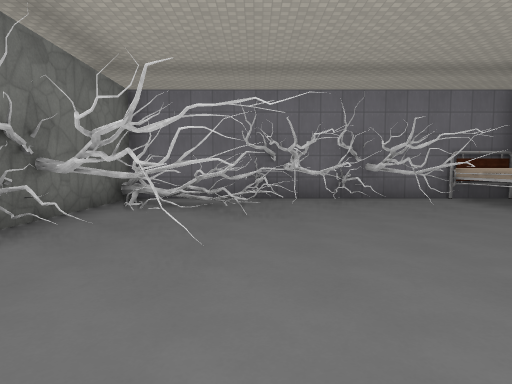
view 1 (above)

21 first-person views from a walk through a level from a Godot 3-D game. The camera is 1.4 m above the floor, tilts 4° down and sees 75° across. The floor is counted in squares, 2 m on a side. Each view is taken from the middle of a square. On the plan, view 1 faces up. The plan holds only what a view shows up to about 10 squares ahead; the rest is blank. The place goes on beyond the plan. Characters and animated objects are not drawn. Some surface patterns are stand-ins.

view 2
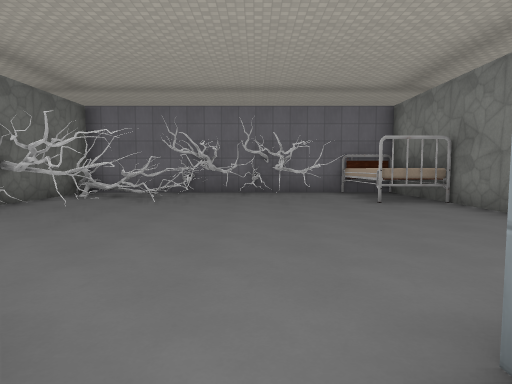

view 3
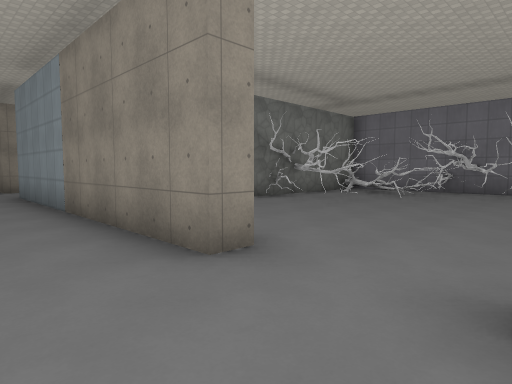

view 4
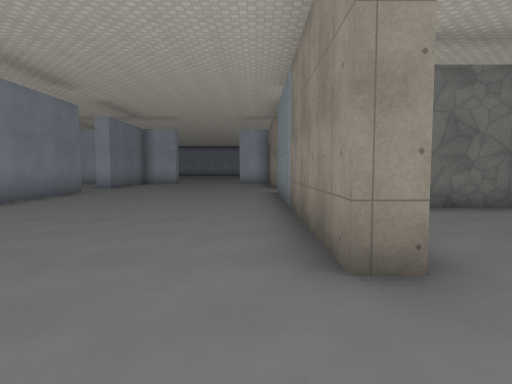

view 5
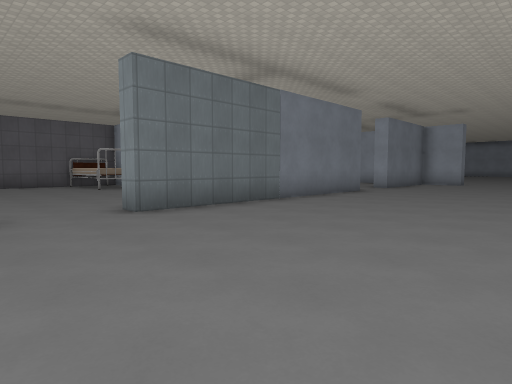

view 6
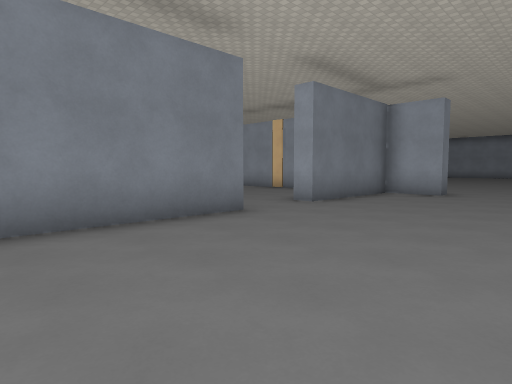

view 7
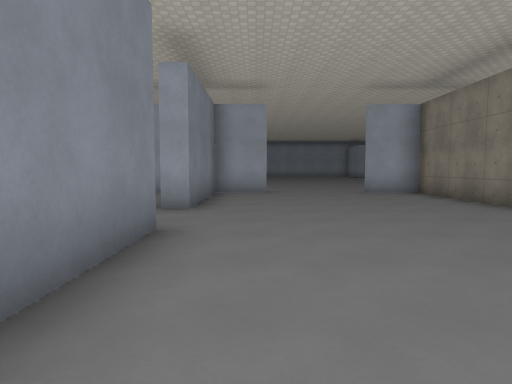

view 8
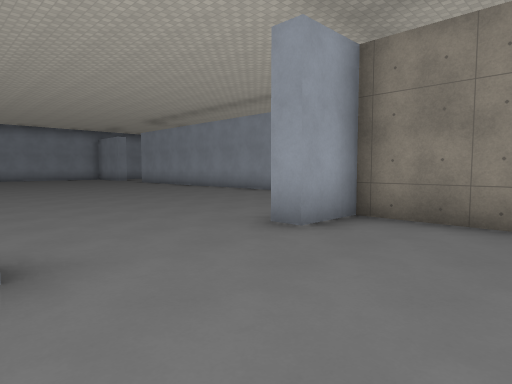

view 9
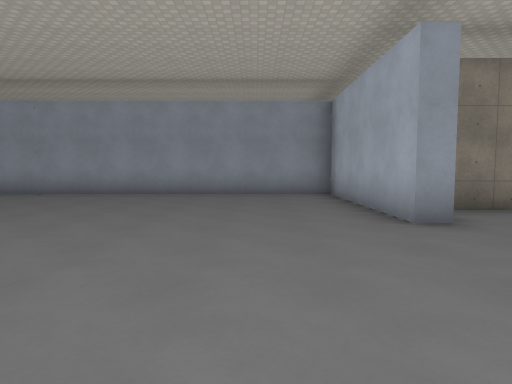

view 10
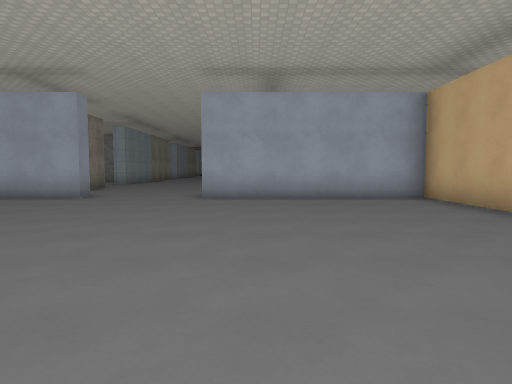

view 11
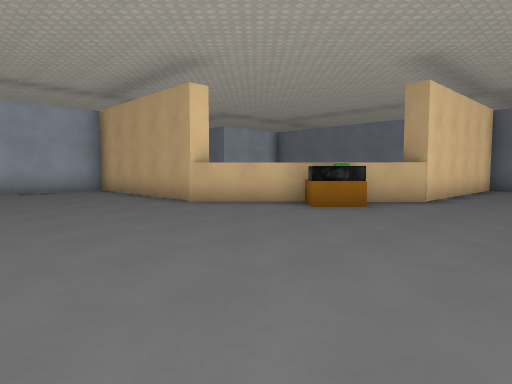

view 12
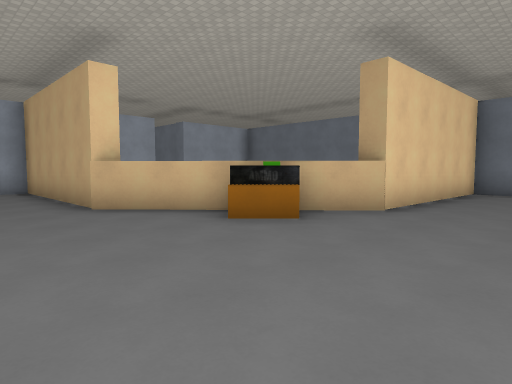

view 13
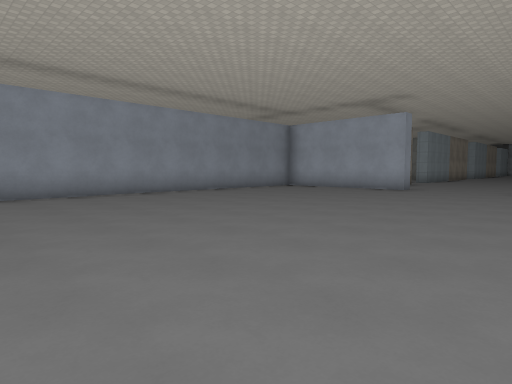

view 14
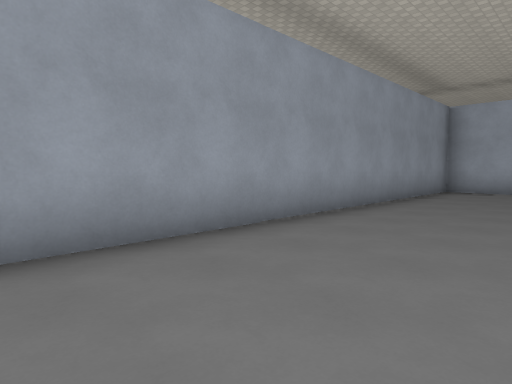

view 15
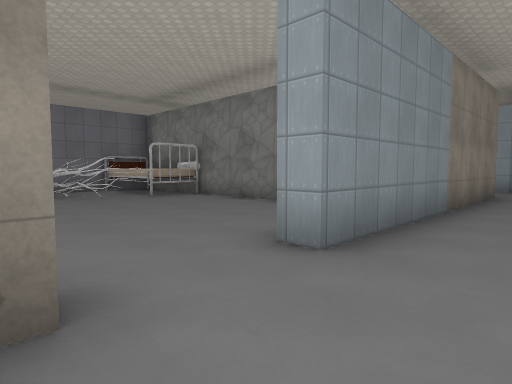

view 16
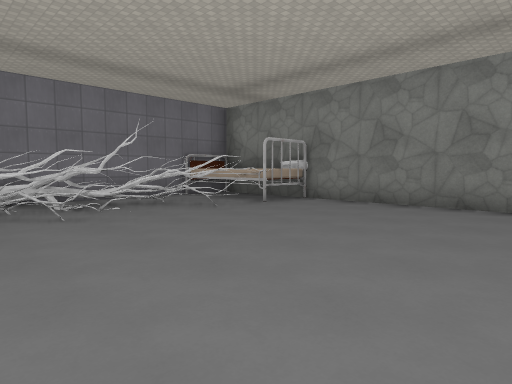

view 17
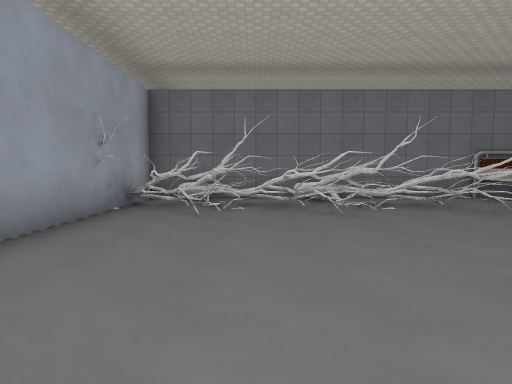

view 18
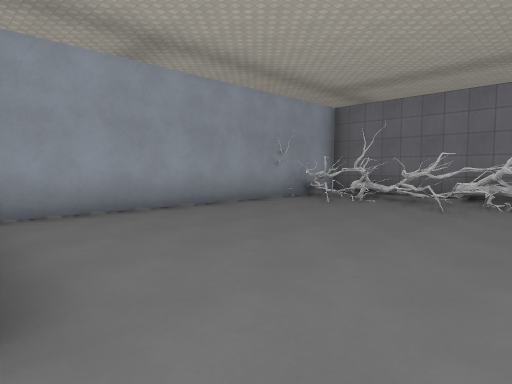

view 19
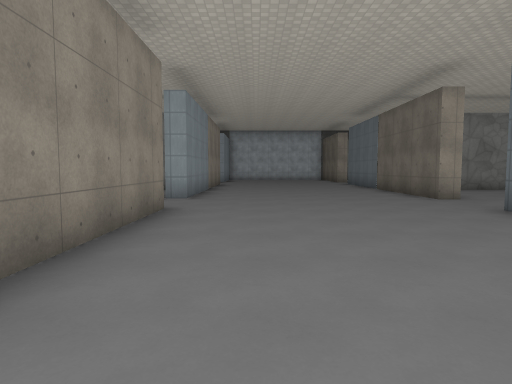

view 20
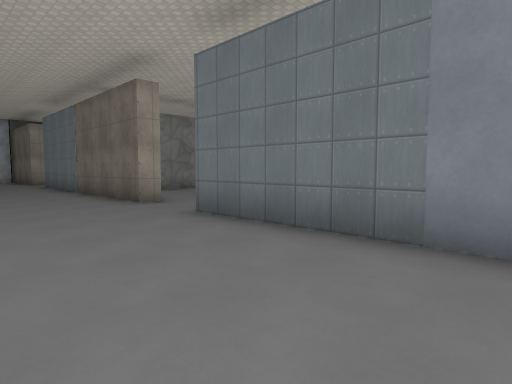

view 21
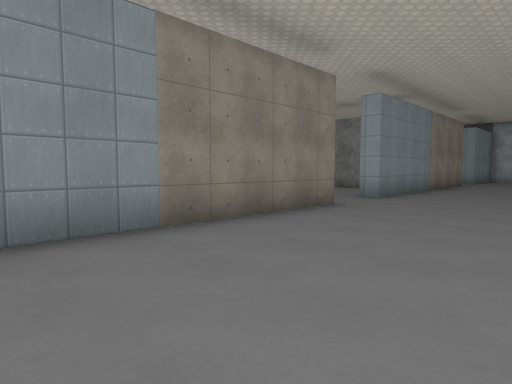

### Floor plan
Key: @ floor where view 1 was taken; # wall or solid block; . floor; = window, fence, low wall or low ledge; ^ raised ledge; C crate; T thing the floor can be seen under or through.
Columns run from 24 left of view 1 to 5 right of it. Each row starts with its distance up from view 1.
  8            ###################
  7            ######..^ ##=####.^
  6            #####TTT^ #######.^
  5            #####TTT^^#####.#.^
  4            #.........###......
  3            #.........#.#......
  2 ############.........#........
  1 ...........#.........#........
  0 ...........#........ # .@....
 -1 ...........#####..#######..###
 -2  ..........#..................
 -3 ..............................
 -4 ..............................
 -5 ..............................
 -6 ...........#..................
 -7 ...........#####..#######..###
 -8 ...........# .....      ....
 -9 ...........#  ..        ......
-10 ...........#            ... ..
-11 ......######           ....
-12 ....C##                ....
-13 ...CC#                  ..
-14  ..###
-15  ..#
-16  ..#
-17  ..#
-18  ..#
-19  ..#
-20  ###

Where each view was taken, in squares from view 1:
view 1: 0 up, 0 right, facing up
view 2: 2 down, 2 right, facing up
view 3: 3 down, 3 right, facing up-left
view 4: 2 down, 3 right, facing left
view 5: 2 down, 3 right, facing down-left
view 6: 3 down, 3 left, facing down-left
view 7: 6 down, 3 left, facing left
view 8: 6 down, 10 left, facing up-left
view 9: 7 down, 15 left, facing up
view 10: 7 down, 21 left, facing right
view 11: 7 down, 24 left, facing down-right
view 12: 9 down, 24 left, facing down-right
view 13: 7 down, 24 left, facing up-right
view 14: 1 down, 24 left, facing up-right
view 15: 3 down, 9 left, facing up-right
view 16: 0 up, 10 left, facing up-right
view 17: 0 up, 10 left, facing up
view 18: 1 down, 7 left, facing up-left
view 19: 3 down, 5 left, facing right
view 20: 4 down, 4 left, facing down-right
view 21: 5 down, 5 left, facing up-right
